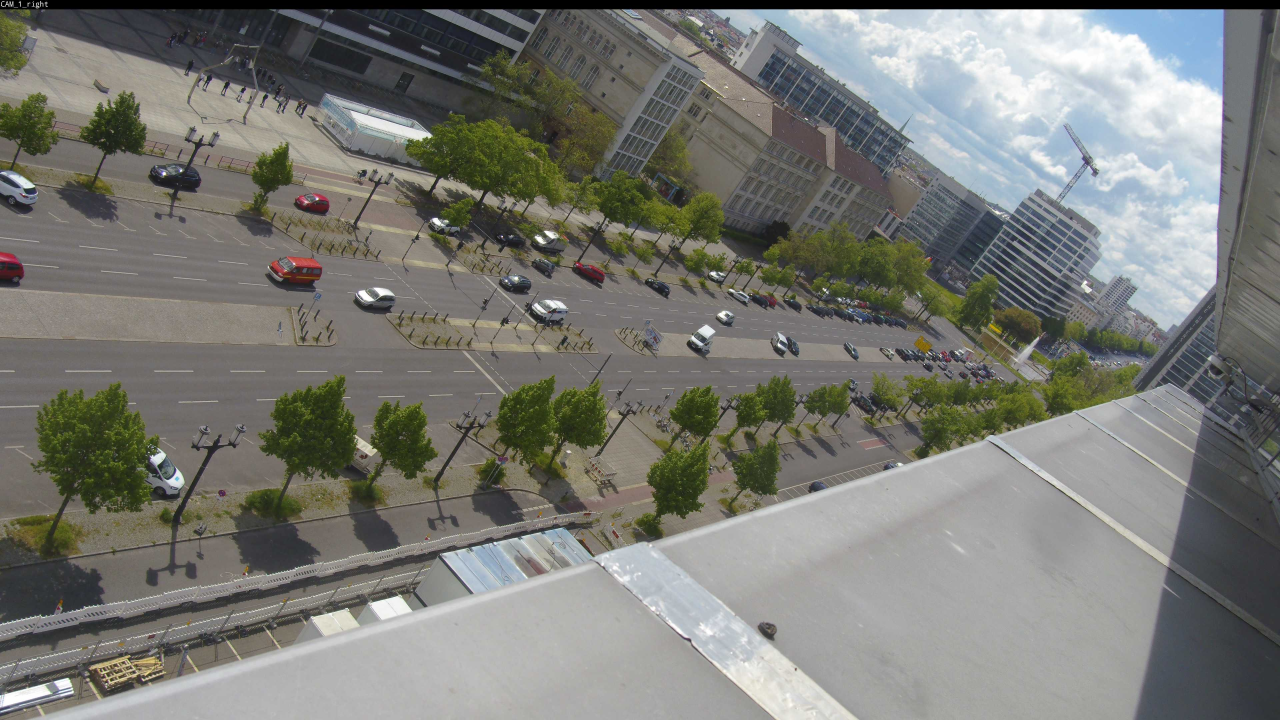
#> input picture samples/images/random4_4k/1r.jpg, 3840 x 2160 px, found by its file name (shown at 1/3 size)
$ python cropper.py
#> lines starting #> are read from the running program, lines starting #| are printed output that depends on the picture
import math

import cv2
import imutils
import numpy as np


img = None


def click_event(event, x, y, flags, params):
    global img
    if event == cv2.EVENT_LBUTTONDOWN:
        print(x, y)
        font = cv2.FONT_HERSHEY_SIMPLEX
        cv2.putText(img, str(x) + "," + str(y), (x, y), font, 1, (255, 0, 0), 2)
        cv2.imshow("image", img)


def right():
    global img
    filename = "../../samples/images/random2_4k/1r.jpg"
    img = cv2.imread(filename)
#> img is the input picture: shape (2160, 3840, 3); mean B, G, R 116.8, 122.3, 121.5
    img = imutils.rotate_bound(img, 360-38)
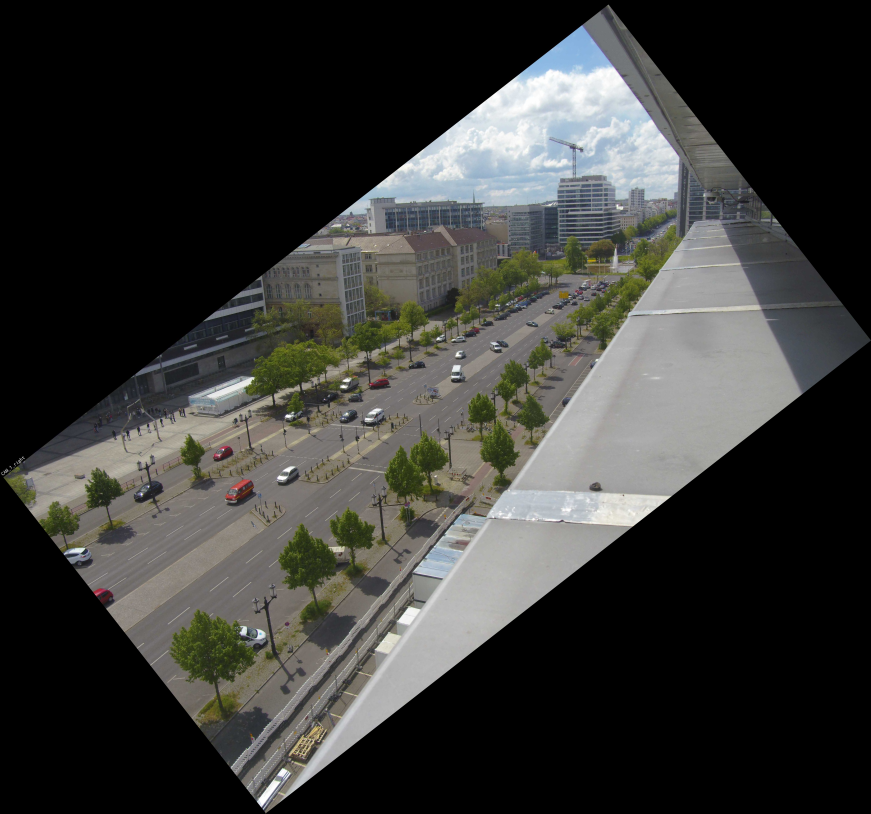
#> img: shape (4066, 4355, 3) (shown at 1/5 size); mean B, G, R 54.7, 57.3, 56.9
    # Crops

    side = 416 // 2
    start_x = 2900
    end_x = 600
    steps = 7
    def f(x):
        return int((-1682/2335*x)+(8211072/2335))
    for x in range(start_x, end_x, -((start_x-end_x)//steps)):
        y = f(x)
        side = int(1.1*side)
        try:
            cv2.rectangle(img, (x-side, y-side), (x+side, y+side), (0, 0, 255), 5)
        except:
            exit()
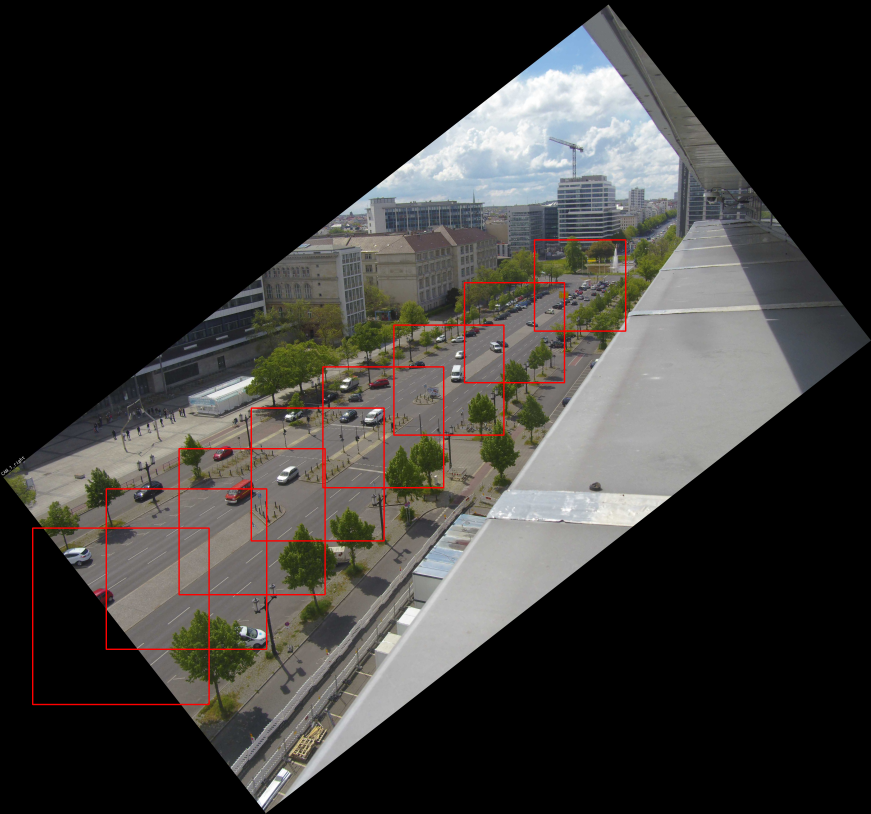
#> img: shape (4066, 4355, 3) (shown at 1/5 size); mean B, G, R 54.1, 56.6, 58.3

    cv2.namedWindow("image", cv2.WINDOW_NORMAL)
    cv2.imshow("image", img)
    cv2.imwrite("FOOO.jpg", img)
    cv2.setMouseCallback("image", click_event)
    cv2.waitKey(0)
    cv2.destroyAllWindows()


def left():
    global img
    filename = "../../samples/images/random2_4k/1l.jpg"
    img = cv2.imread(filename)
    img = imutils.rotate_bound(img, 38)
    # Crops

    side = 450 // 2
    start_x = 1925
    end_x = 4000
    steps = 6
    def f(x):
        return int((310/441*x)+(171316/441))
    for x in range(start_x, end_x, -((start_x-end_x)//steps)):
        y = f(x)
        side = int(1.1*side)
        try:
            cv2.rectangle(img, (x-side, y-side), (x+side, y+side), (0, 0, 255), 5)
        except:
            exit()

    cv2.namedWindow("image", cv2.WINDOW_NORMAL)
    cv2.imshow("image", img)
    cv2.imwrite("FOOO.jpg", img)
    cv2.setMouseCallback("image", click_event)
    cv2.waitKey(0)
    cv2.destroyAllWindows()


if __name__ == "__main__":
    right()
